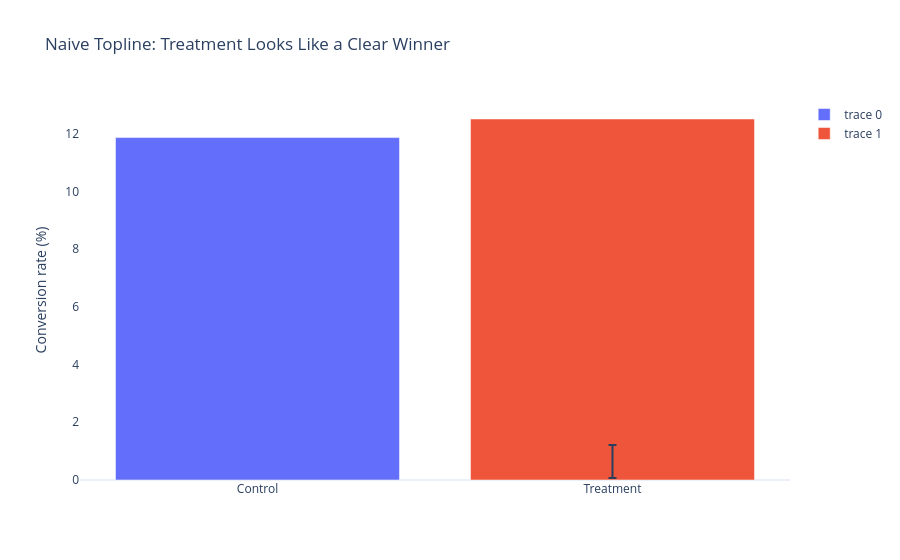

This figure's notebook cell:
### Markdown cell above
### Visualize the topline result

This is the slide-deck version of the experiment: two bars, two clean confidence intervals, and one apparently easy decision.

### Code cell
naive_chart = topline_table.copy()
naive_chart["ci_low"] = [np.nan, overall_ci_low * 100]
naive_chart["ci_high"] = [np.nan, overall_ci_high * 100]

fig = go.Figure()
for group_name, color in [("control", CONTROL_COLOR), ("treatment", TREATMENT_COLOR)]:
    row = naive_chart[naive_chart["Group"] == group_name]
    error = None
    if group_name == "treatment":
        error = dict(
            type="data",
            symmetric=False,
            array=[row["ci_high"].iloc[0] - row["conversion_rate_pct"].iloc[0]],
            arrayminus=[row["conversion_rate_pct"].iloc[0] - row["ci_low"].iloc[0]],
        )
    fig.add_bar(x=[group_name.title()], y=row["conversion_rate_pct"], marker_color=color, error_y=error)

fig.update_layout(title="Naive Topline: Treatment Looks Like a Clear Winner", yaxis_title="Conversion rate (%)", xaxis_title="")
fig.update_yaxes(showgrid=False)
fig.show()

### Figure 1 — Plotly figure (JSON) as saved in the notebook; plotly's stock layout.template omitted (floating-point values rounded to 4 significant figures)
{"data": [{"marker": {"color": "#636EFA"}, "type": "bar", "x": ["Control"], "y": [11.86]}, {"error_y": {"array": [-11.29], "arrayminus": [12.44], "symmetric": false, "type": "data"}, "marker": {"color": "#EF553B"}, "type": "bar", "x": ["Treatment"], "y": [12.51]}], "layout": {"title": {"text": "Naive Topline: Treatment Looks Like a Clear Winner"}, "xaxis": {"title": {"text": ""}}, "yaxis": {"showgrid": false, "title": {"text": "Conversion rate (%)"}}}}
